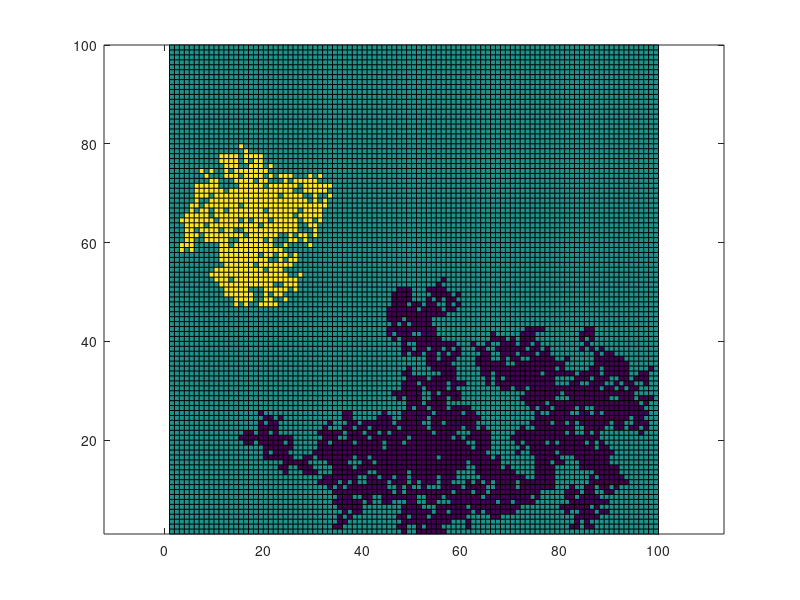

This chart was generated by the following MATLAB code:
clear all;

Nr= 100;
Nc = 100;

O = 1; % red
C = 2; % blue
p = [0.05;0.15];

%assert((pO>=0 && pO<=1 && pC>=0 && pC<=1 && (pC+pO)<1),'po, pc and their sum must all be in the interval 0-1');

N = floor(p*Nr*Nc);

map = zeros(Nr,Nc);
n = [0;0];
pexp = [0.62;0.66];

ids = [-1 1 -Nr Nr -Nr-1 Nr+1 -Nr+1 Nr-1];
while(any(n<N))
    
    idxs = find(map==0);
    i = randi(length(idxs),1);
    
    if(all(n<N))
        r = rand(1);
        if(r<(p(O)/(p(O)+p(C))))
            cl = O;
        else
            cl = C;
        end
    else
        if(n(O)<N(O))
            cl=O;
        else
            cl=C;
        end
    end
    map(i) = cl;
    toExpand = [i;cl];
    n(cl) = n(cl)+1;
    
    while(~isempty(toExpand))
        
        j = toExpand(1,1);
        cl = toExpand(2,1);
        toExpand(:,1)=[];
        
        c = ceil(j/Nr);
        r = mod(j-1,Nr)+1;
        mask = ones(1,8);
        if(r==1)
            mask = mask & [0 1 1 1 0 1 1 0];
        end
        if(r==Nr)
            mask = mask & [1 0 1 1 1 0 0 1];
        end
        if(c==1)
            mask = mask & [1 1 0 1 0 1 0 1];
        end
        if(c==Nc)
            mask = mask & [1 1 1 0 1 0 1 0];
        end
        iids = j+ids(1,logical(mask));
        
        if(n(cl)<N(cl))            
            %if(sum(map(iids)==cl)>5)
            %    map(j)=cl;
            %    n(cl)= n(cl)+1;
            %else 
               if(rand(1)>pexp(cl))
                    map(j)=cl;
                    n(cl)= n(cl)+1;
                    tmp = iids(map(iids)==0);
                    tbd = [];
                    for k = 1:length(tmp)
                        if(any(toExpand(1,:)==tmp(k)))
                            tbd=[tbd,k];%#ok<AGROW>
                        end
                    end
                    tmp(tbd)=[];
                    
                    toExpand = [toExpand,[tmp;ones(1,length(tmp))*cl]]; %#ok<AGROW>
                else
                    if(all(mask))
                       map(j)=0; 
                    end    
                end
           % end
        end
    end
end
map(map==1)=4;
map(map==0)=1;% grass = green
map(map==2)=0;% clutter blue
map(map==4)=2;% occluded red
figure(1);
pcolor(map);
axis equal;